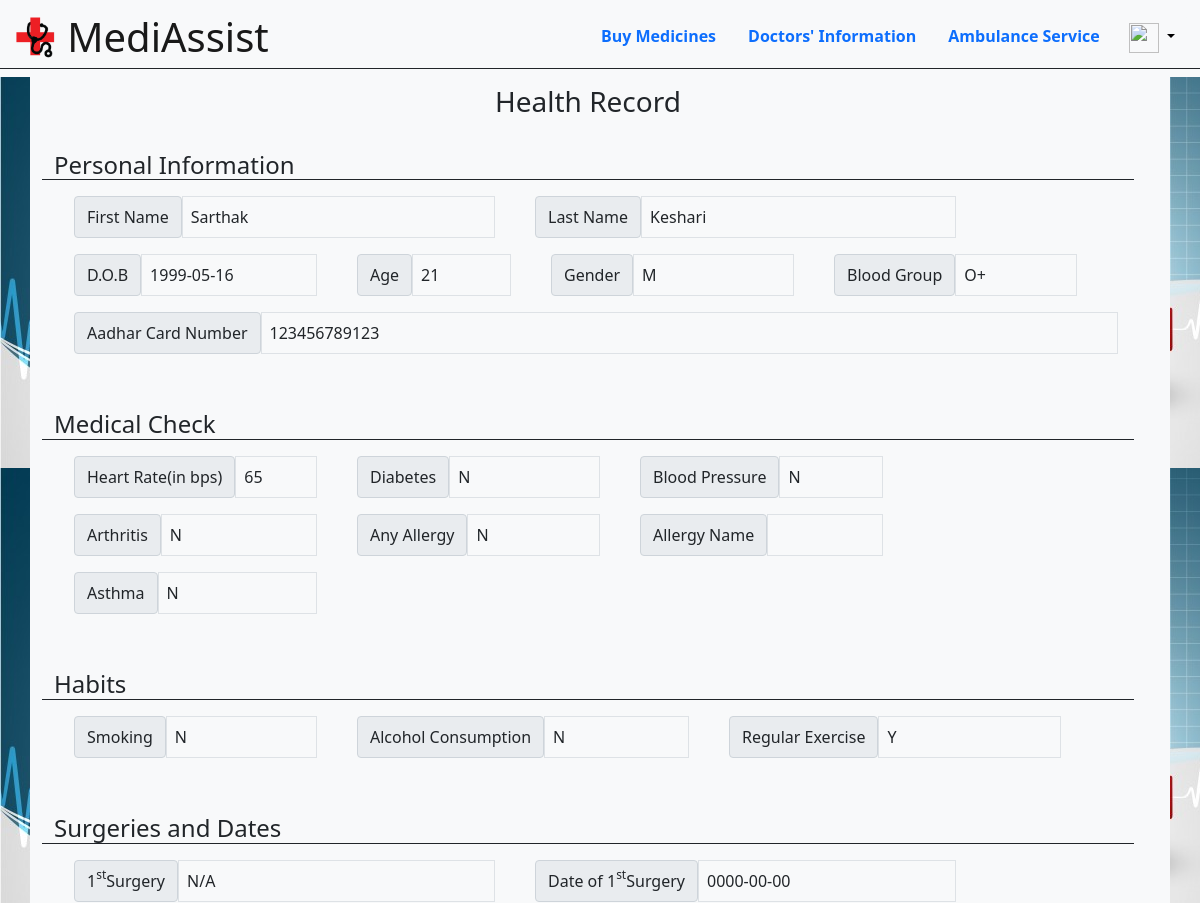
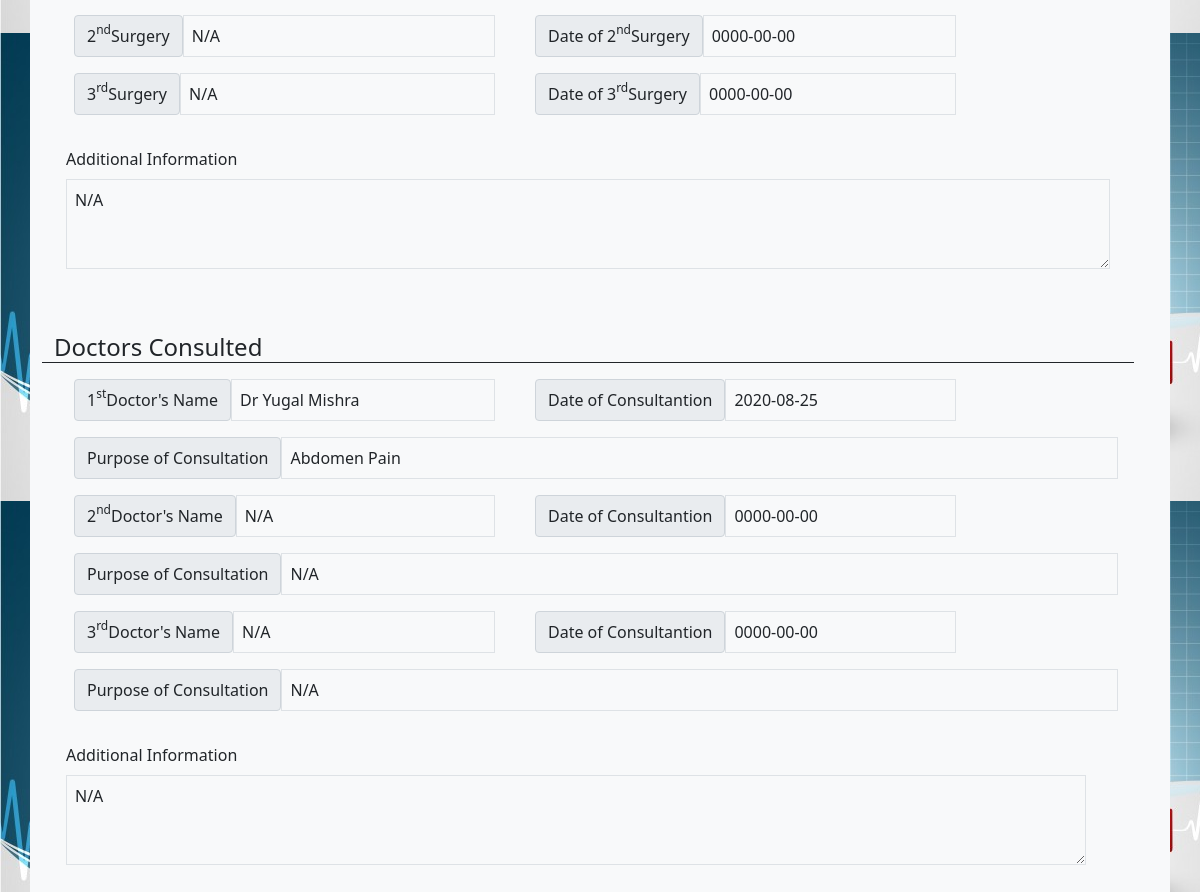
The page /health_record.php on the database its author committed (2 pictures, top to bottom).
### tables this page shows
CREATE TABLE `patients` (
  `S_No` int(11) NOT NULL,
  `F_name` varchar(100) NOT NULL,
  `L_name` varchar(100) NOT NULL,
  `D.O.B` date NOT NULL,
  `Age` int(3) NOT NULL,
  `Gender` varchar(1) NOT NULL,
  `Aadhar_No` bigint(12) NOT NULL,
  `Heart_rate` int(3) NOT NULL,
  `Diabetes` varchar(1) NOT NULL,
  `Blood_pres` varchar(1) NOT NULL,
  `Arthritis` varchar(1) NOT NULL,
  `Allergy` varchar(1) NOT NULL,
  `Allergy_Name` varchar(100) NOT NULL,
  `Asthma` varchar(1) NOT NULL,
  `Smoking` varchar(1) NOT NULL,
  `Alcohol` varchar(1) NOT NULL,
  `Exercise` varchar(1) NOT NULL,
  `Surgery1` varchar(100) NOT NULL,
  `D_Surgery1` date NOT NULL,
  `Surgery2` varchar(100) NOT NULL,
  `D_Surgery2` date NOT NULL,
  `Surgery3` varchar(100) NOT NULL,
  `D_Surgery3` date NOT NULL,
  `Add_SurgeryInfo` varchar(500) NOT NULL,
  `Doc_Consult1` varchar(100) NOT NULL,
  `D_Consult1` date NOT NULL,
  `Pur_Consult1` varchar(200) NOT NULL,
  `Doc_Consult2` varchar(100) NOT NULL,
  `D_Consult2` date NOT NULL,
  `Pur_Consult2` varchar(200) NOT NULL,
  `Doc_Consult3` varchar(100) NOT NULL,
  `D_Consult3` date NOT NULL,
  `Pur_Consult3` varchar(200) NOT NULL,
  `Add_ConsultInfo` varchar(500) NOT NULL
);

### health_record.php (the view, shortened to what this page needs)
<!doctype html>
<html lang="en">
  <head>
    <link rel="stylesheet" href="https://stackpath.bootstrapcdn.com/bootstrap/5.0.0-alpha2/css/bootstrap.min.css">
  </head>
  <body>
  <nav class="navbar navbar-light bg-light">
      <div class="container-fluid border-dark border-bottom">
        <a class="navbar-brand" href="menu.php">
          <img src="images/icon.png" alt="" width="50" height="50" class="d-inline-block align-top">
          <span class="h1">MediAssist</span>
        </a>
        <ul class="nav justify-content-end">
          <li class="nav-item">
            <a class="nav-link" href="medicines.php"><b>Buy Medicines</b></a>
          </li>
          <li class="nav-item">
              <a class="nav-link" href="doctors.php"><b>Doctors' Information</b></a>
          </li>
          <li class="nav-item">
              <a class="nav-link" href="ambulance.php"><b>Ambulance Service</b></a>
          </li>
            <div class="btn-group dropleft">
              <button type="button" class="btn btn-light dropdown-toggle" data-toggle="dropdown" aria-expanded="false">
                  <img class="mr-2" src="Images/profile.svg" width="30" height="30" alt="" loading="lazy">
              </button>
            </div>
        </ul>
      </div>
    </nav>
  <?php
            $db_host='127.0.0.1';
            $db_user='root';
            $db_pass='';
            $db_name='mediassist';
            $conn=mysqli_connect($db_host,$db_user,$db_pass,$db_name);
            $sql='SELECT * from patients where F_name = "Sarthak"';
            $query = mysqli_query($conn,$sql);
            $row=mysqli_fetch_array($query);
        ?>
        <div class="container">
        <div class="row bg-light">
        <div class="row justify-content-center">
            <p class="h3 m-2 text-center">Health Record</p>
        </div>
          <div class="col-12">
            <div class="row p-4">
              <div class="row h4 border-bottom border-dark d-inline-block">Personal Information</div>
              <div class="row">
                <div class="col-5 m-2 d-flex">
                    <div class="input-group-text" id="inputGroup-sizing-default">First Name</div>
                    <div class="form-control-plaintext border p-2" aria-label="Sizing example input" aria-describedby="inputGroup-sizing-default"><?php echo $row['F_name'];?></div>
                </div>
                <div class="col-5 m-2 d-flex">
                    <div class="input-group-text" id="inputGroup-sizing-default">Last Name</div>
                    <div class="form-control-plaintext border p-2" aria-label="Sizing example input" aria-describedby="inputGroup-sizing-default"><?php echo $row['L_name'];?></div>
                </div>
            </div>
            <div class="row">
              <div class="col-3 m-2 d-flex">
                  <div class="input-group-text" id="inputGroup-sizing-default">D.O.B</div>
                  <div class="form-control-plaintext border p-2" aria-label="Sizing example input" aria-describedby="inputGroup-sizing-default"><?php echo $row['D.O.B'];?></div>
              </div>
              <div class="col-2 m-2 d-flex">
                  <div class="input-group-text" id="inputGroup-sizing-default">Age</div>
                  <div class="form-control-plaintext border p-2" aria-label="Sizing example input" aria-describedby="inputGroup-sizing-default"><?php echo $row['Age'];?></div>
              </div>
              <div class="col-3 m-2 d-flex">
                  <div class="input-group-text" id="inputGroup-sizing-default">Gender</div>
                  <div class="form-control-plaintext border p-2" aria-label="Sizing example input" aria-describedby="inputGroup-sizing-default"><?php echo $row['Gender'];?></div>
              </div>
              <div class="col-3 m-2 d-flex">
                  <div class="input-group-text" id="inputGroup-sizing-default">Blood Group</div>
                  <div class="form-control-plaintext border p-2" aria-label="Sizing example input" aria-describedby="inputGroup-sizing-default"><?php echo 'O+';?></div>
              </div>
            </div>
            <div class="row">
              <div class="col-12 m-2 d-flex">
                  <div class="input-group-text" id="inputGroup-sizing-default">Aadhar Card Number</div>
                  <div class="form-control-plaintext border p-2" aria-label="Sizing example input" aria-describedby="inputGroup-sizing-default"><?php echo $row['Aadhar_No'];?></div>
              </div>
            </div>
          </div>
          <div class="row p-4">
            <div class="row h4 border-bottom border-dark">Medical Check</div>
          <div class="row">
            <div class="col-3 m-2 d-flex">
                <div class="input-group-text" id="inputGroup-sizing-default">Heart Rate(in bps)</div>
                <div class="form-control-plaintext border p-2" aria-label="Sizing example input" aria-describedby="inputGroup-sizing-default"><?php echo $row['Heart_rate'];?></div>
            </div>
            <div class="col-3 m-2 d-flex">
                <div class="input-group-text" id="inputGroup-sizing-default">Diabetes</div>
                <div class="form-control-plaintext border p-2" aria-label="Sizing example input" aria-describedby="inputGroup-sizing-default"><?php echo $row['Diabetes'];?></div>
            </div>
            <div class="col-3 m-2 d-flex">
                <div class="input-group-text" id="inputGroup-sizing-default">Blood Pressure</div>
                <div class="form-control-plaintext border p-2" aria-label="Sizing example input" aria-describedby="inputGroup-sizing-default"><?php echo $row['Blood_pres'];?></div>
            </div>
          </div>
          <div class="row">
            <div class="col-3 m-2 d-flex">
                <div class="input-group-text" id="inputGroup-sizing-default">Arthritis</div>
                <div class="form-control-plaintext border p-2" aria-label="Sizing example input" aria-describedby="inputGroup-sizing-default"><?php echo $row['Arthritis'];?></div>
            </div>
            <div class="col-3 m-2 d-flex">
                <div class="input-group-text" id="inputGroup-sizing-default">Any Allergy</div>
                <div class="form-control-plaintext border p-2" aria-label="Sizing example input" aria-describedby="inputGroup-sizing-default"><?php echo $row['Allergy'];?></div>
            </div>
            <div class="col-3 m-2 d-flex">
                <div class="input-group-text" id="inputGroup-sizing-default">Allergy Name</div>
                <div class="form-control-plaintext border p-2" aria-label="Sizing example input" aria-describedby="inputGroup-sizing-default"><?php echo $row['Allergy_Name'];?></div>
            </div>
          </div>
          <div class="row">
            <div class="col-3 m-2 d-flex">
                <div class="input-group-text" id="inputGroup-sizing-default">Asthma</div>
                <div class="form-control-plaintext border p-2" aria-label="Sizing example input" aria-describedby="inputGroup-sizing-default"><?php echo $row['Asthma'];?></div>
            </div>
            </div>
          </div>
          <div class="row p-4">
            <div class="row h4 border-bottom border-dark">Habits</div>
            <div class="row">
              <div class="col-3 m-2 d-flex">
                  <div class="input-group-text" id="inputGroup-sizing-default">Smoking</div>
                  <div class="form-control-plaintext border p-2" aria-label="Sizing example input" aria-describedby="inputGroup-sizing-default"><?php echo $row['Smoking'];?></div>
              </div>
              <div class="col-4 m-2 d-flex">
                  <div class="input-group-text" id="inputGroup-sizing-default">Alcohol Consumption</div>
                  <div class="form-control-plaintext border p-2" aria-label="Sizing example input" aria-describedby="inputGroup-sizing-default"><?php echo $row['Alcohol'];?></div>
              </div>
              <div class="col-4 m-2 d-flex">
                  <div class="input-group-text" id="inputGroup-sizing-default">Regular Exercise</div>
                  <div class="form-control-plaintext border p-2" aria-label="Sizing example input" aria-describedby="inputGroup-sizing-default"><?php echo $row['Exercise'];?></div>
              </div>
            </div>
            </div>
            <div class="row p-4">
              <div class="row h4 border-bottom border-dark">Surgeries and Dates</div>
              <div class="row">
                <div class="col-5 m-2 d-flex">
                    <div class="input-group-text" id="inputGroup-sizing-default">1<sup>st</sup> Surgery</div>
                    <div class="form-control-plaintext border p-2" aria-label="Sizing example input" aria-describedby="inputGroup-sizing-default"><?php echo $row['Surgery1'];?></div>
                </div>
                <div class="col-5 m-2 d-flex">
                    <div class="input-group-text" id="inputGroup-sizing-default">Date of 1<sup>st</sup> Surgery</div>
                    <div class="form-control-plaintext border p-2" aria-label="Sizing example input" aria-describedby="inputGroup-sizing-default"><?php echo $row['D_Surgery1'];?></div>
                </div>
              </div>
              <div class="row">
                <div class="col-5 m-2 d-flex">
                    <div class="input-group-text" id="inputGroup-sizing-default">2<sup>nd</sup> Surgery</div>
                    <div class="form-control-plaintext border p-2" aria-label="Sizing example input" aria-describedby="inputGroup-sizing-default"><?php echo $row['Surgery2'];?></div>
                </div>
                <div class="col-5 m-2 d-flex">
                    <div class="input-group-text" id="inputGroup-sizing-default">Date of 2<sup>nd</sup> Surgery</div>
                    <div class="form-control-plaintext border p-2" aria-label="Sizing example input" aria-describedby="inputGroup-sizing-default"><?php echo $row['D_Surgery2'];?></div>
                </div>
              </div>
              <div class="row">
                <div class="col-5 m-2 d-flex">
                    <div class="input-group-text" id="inputGroup-sizing-default">3<sup>rd</sup> Surgery</div>
                    <div class="form-control-plaintext border p-2" aria-label="Sizing example input" aria-describedby="inputGroup-sizing-default"><?php echo $row['Surgery3'];?></div>
                </div>
                <div class="col-5 m-2 d-flex">
                    <div class="input-group-text" id="inputGroup-sizing-default">Date of 3<sup>rd</sup> Surgery</div>
                    <div class="form-control-plaintext border p-2" aria-label="Sizing example input" aria-describedby="inputGroup-sizing-default"><?php echo $row['D_Surgery3'];?></div>
                </div>
              </div>
              <div class="row mt-4">
                <div class="mb-3">
                  <label for="exampleFormControlTextarea1" class="form-label">Additional Information</label>
                  <textarea class="form-control-plaintext border p-2" id="exampleFormControlTextarea1" rows="3" readonly><?php echo $row['Add_SurgeryInfo'];?></textarea>
                </div>
              </div>
              </div>
              <div class="row p-4">
                <div class="row h4 border-bottom border-dark">Doctors Consulted</div>
                <div class="row">
                  <div class="col-5 m-2 d-flex">
                      <div class="input-group-text" id="inputGroup-sizing-default">1<sup>st</sup> Doctor's Name</div>
                      <div class="form-control-plaintext border p-2" aria-label="Sizing example input" aria-describedby="inputGroup-sizing-default"><?php echo $row['Doc_Consult1'];?></div>
                  </div>
                  <div class="col-5 m-2 d-flex">
                      <div class="input-group-text" id="inputGroup-sizing-default">Date of Consultantion</div>
                      <div class="form-control-plaintext border p-2" aria-label="Sizing example input" aria-describedby="inputGroup-sizing-default"><?php echo $row['D_Consult1'];?></div>
                    </div>
                </div>
                <div class="row">
                  <div class="col-12 m-2 d-flex">
                      <div class="input-group-text" id="inputGroup-sizing-default">Purpose of Consultation</div>
                      <div class="form-control-plaintext border p-2" aria-label="Sizing example input" aria-describedby="inputGroup-sizing-default"><?php echo $row['Pur_Consult1'];?></div>
                    </div>
                </div>
                <div class="row">
                  <div class="col-5 m-2 d-flex">
                      <div class="input-group-text" id="inputGroup-sizing-default">2<sup>nd</sup> Doctor's Name</div>
                      <div class="form-control-plaintext border p-2" aria-label="Sizing example input" aria-describedby="inputGroup-sizing-default"><?php echo $row['Doc_Consult2'];?></div>
                    </div>
                  <div class="col-5 m-2 d-flex">
                      <div class="input-group-text" id="inputGroup-sizing-default">Date of Consultantion</div>
                      <div class="form-control-plaintext border p-2" aria-label="Sizing example input" aria-describedby="inputGroup-sizing-default"><?php echo $row['D_Consult2'];?></div>
                    </div>
                </div>
                <div class="row">
                  <div class="col-12 m-2 d-flex">
                      <div class="input-group-text" id="inputGroup-sizing-default">Purpose of Consultation</div>
                      <div class="form-control-plaintext border p-2" aria-label="Sizing example input" aria-describedby="inputGroup-sizing-default"><?php echo $row['Pur_Consult2'];?></div>
                    </div>
                </div>
                <div class="row">
                  <div class="col-5 m-2 d-flex">
                      <div class="input-group-text" id="inputGroup-sizing-default">3<sup>rd</sup> Doctor's Name</div>
                      <div class="form-control-plaintext border p-2" aria-label="Sizing example input" aria-describedby="inputGroup-sizing-default"><?php echo $row['Doc_Consult3'];?></div>
                    </div>
                  <div class="col-5 m-2 d-flex">
                      <div class="input-group-text" id="inputGroup-sizing-default">Date of Consultantion</div>
                      <div class="form-control-plaintext border p-2" aria-label="Sizing example input" aria-describedby="inputGroup-sizing-default"><?php echo $row['D_Consult3'];?></div>
                    </div>
                </div>
                <div class="row">
                  <div class="col-12 m-2 d-flex">
                      <div class="input-group-text" id="inputGroup-sizing-default">Purpose of Consultation</div>
                      <div class="form-control-plaintext border p-2" aria-label="Sizing example input" aria-describedby="inputGroup-sizing-default"><?php echo $row['Pur_Consult3'];?></div>
                </div>
                <div class="row mt-4">
                  <div class="mb-3">
                    <label for="exampleFormControlTextarea1" class="form-label">Additional Information</label>
                    <textarea class="form-control-plaintext border p-2" id="exampleFormControlTextarea1" rows="3" readonly><?php echo $row['Add_ConsultInfo'];?></textarea>
                  </div>
                </div>
                </div>
                </div>
          </div>
        </div>
      </div>
  </body>
</html>

### rows shown on the page
patients: F_name "Sarthak", L_name "Keshari", O "1999-05-16", Age "21", Gender "M", Aadhar_No "123456789123", Heart_rate "65", Diabetes "N", Blood_pres "N", Arthritis "N", Allergy "N", Asthma "N", Smoking "N", Alcohol "N", Exercise "Y", Surgery1 "N/A", D_Surgery1 "0000-00-00", Surgery2 "N/A", D_Surgery2 "0000-00-00", Surgery3 "N/A", D_Surgery3 "0000-00-00", Add_SurgeryInfo "N/A", Doc_Consult1 "Dr Yugal Mishra", D_Consult1 "2020-08-25", Pur_Consult1 "Abdomen Pain", Doc_Consult2 "N/A", D_Consult2 "0000-00-00", Pur_Consult2 "N/A", Doc_Consult3 "N/A", D_Consult3 "0000-00-00", Pur_Consult3 "N/A", Add_ConsultInfo "N/A"
